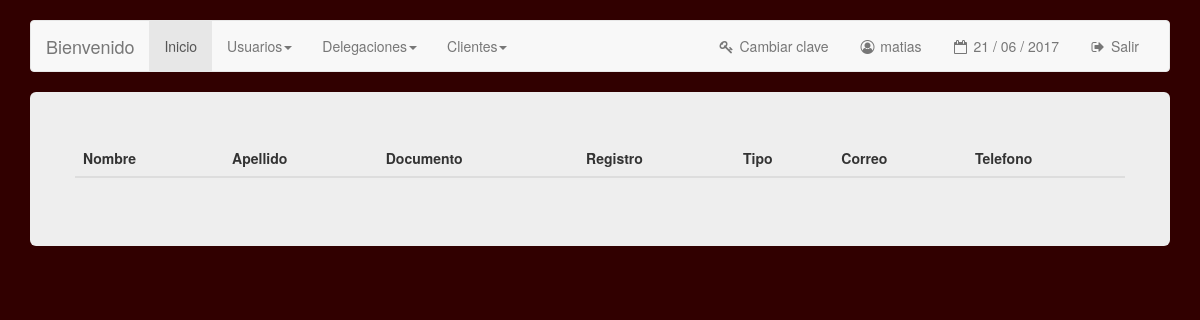
The app's page /mod_clientes/clientes.php (signed in), older data.
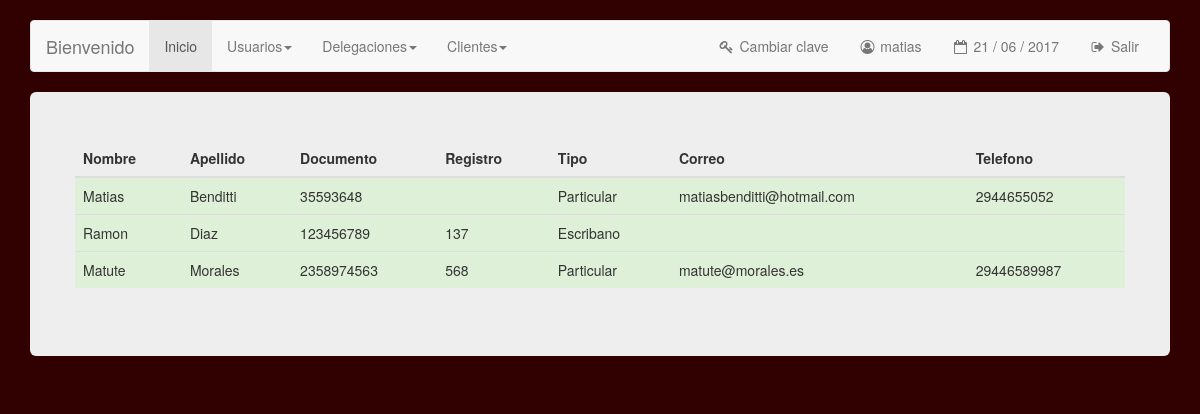
The same page, newer data.
### tables this page shows
CREATE TABLE `clientes` (
  `idCliente` int(11) NOT NULL,
  `nombre` varchar(50) NOT NULL,
  `apellido` varchar(50) NOT NULL,
  `documento` varchar(30) DEFAULT NULL,
  `registro` int(11) DEFAULT NULL,
  `correo` varchar(50) DEFAULT NULL,
  `telefono` varchar(30) DEFAULT NULL,
  `fkTipoCliente` int(11) NOT NULL
);

CREATE TABLE `tiposclientes` (
  `idTipoCliente` int(11) NOT NULL,
  `descripcion` varchar(30) NOT NULL
);

### mod_clientes/clientes.php (the view, shortened to what this page needs)
<?php
include('../inc/config.php');
$link = mysqli_connect ($dbhost, $dbusername, $dbuserpass);
mysqli_select_db($link,$dbname) or die('No se puede seleccionar la base de datos');
$query = mysqli_query($link,"SELECT * FROM clientes c JOIN tiposclientes tc ON c.fkTipoCliente = tc.idTipoCliente") or die(mysqli_error());
?>
<!DOCTYPE html>
<html lang="en">
  <head>
    <link href="../css/bootstrap.css" rel="stylesheet">
  </head>
  <body>
    <br>
        <div class="container">
          <?php include('../inc/menu.php'); ?>
      <div class="jumbotron">
        <div class="row">
              <table class="table table-hover">
                	<thead>
                  	    <th> Nombre </th>
                        <th> Apellido </th>
                        <th> Documento </th>
                        <th> Registro </th>
                        <th> Tipo </th>
                        <th> Correo </th>
                        <th> Telefono </th>
                  </thead>
                    <tbody>
                    	<?php while($cliente = mysqli_fetch_array($query)){ ?>
                        <tr class="success">
                            <td> <?php echo $cliente['nombre']; ?> </td>
                            <td> <?php echo $cliente['apellido']; ?> </td>
                            <td> <?php echo $cliente['documento']; ?> </td>
                            <td> <?php echo $cliente['registro']; ?> </td>
                            <td> <?php echo $cliente['descripcion']; ?> </td>
                            <td> <?php echo $cliente['correo']; ?> </td>
                            <td> <?php echo $cliente['telefono']; ?> </td>
                        </tr>
                        <?php } ?>
                    </tbody>
				</table>
        </div>
      </div>
    </div>
  </body>
</html>

### inc/menu.php (shortened to what this page needs)
<link href="../css/font-awesome.css" rel="stylesheet">
<link href="../css/font-awesome.min.css" rel="stylesheet">
<div class="navbar navbar-default" role="navigation">
<div class="container-fluid">
  <div class="navbar-header">
    <a class="navbar-brand" href="#">Bienvenido </a>
  </div>
  <div class="navbar-collapse collapse">
    <ul class="nav navbar-nav">
      <li class="active"><a href="../inc/inicio.php">Inicio</a></li>
    <?php
    if($_SESSION["permiso"] == 1) { ?>
      <li class="dropdown">
          <a class="dropdown-toggle" data-toggle="dropdown" href="#">Usuarios<span class="caret"></span></a>
          </li>
    <?php
    }
    ?>
    <li class="dropdown">
        <a class="dropdown-toggle" data-toggle="dropdown" href="#">Delegaciones<span class="caret"></span></a>
        </li>
        <li class="dropdown">
            <a class="dropdown-toggle" data-toggle="dropdown" href="#">Clientes<span class="caret"></span></a>
            </li>
    </ul>
    <ul class="nav navbar-nav navbar-right">
			<li><a href="../mod_usuarios/form_cambiar_clave.php"><i class="fa fa-key fa-fw"></i> Cambiar clave </a></li>
			<li><a><i class="fa fa-user-circle-o fa-fw"></i> <?php echo $_SESSION['s_nombre_usuario']; ?> </a></li>
			<li><a><i class="fa fa-calendar-o fa-fw"></i>
			<?php
			echo date("d / m / Y");
			?></a></li>
			<li><a href="cerrar.php"><i class="fa fa-sign-out fa-fw"></i> Salir</a></li>
	  </ul>
  </div>
</div>
</div>

### mod_clientes/clientes.php (style rules this page uses)
body { background: #310000; }

Row changes from the older to the newer data that the page shows:
added clientes: nombre "Matias", apellido "Benditti", documento "35593648", tiposclientes.descripcion "Particular", correo "matiasbenditti@hotmail.com", telefono "2944655052"
added clientes: nombre "Ramon", apellido "Diaz", documento "123456789", registro "137", tiposclientes.descripcion "Escribano"
added clientes: nombre "Matute", apellido "Morales", documento "2358974563", registro "568", tiposclientes.descripcion "Particular", correo "matute@morales.es", telefono "29446589987"
